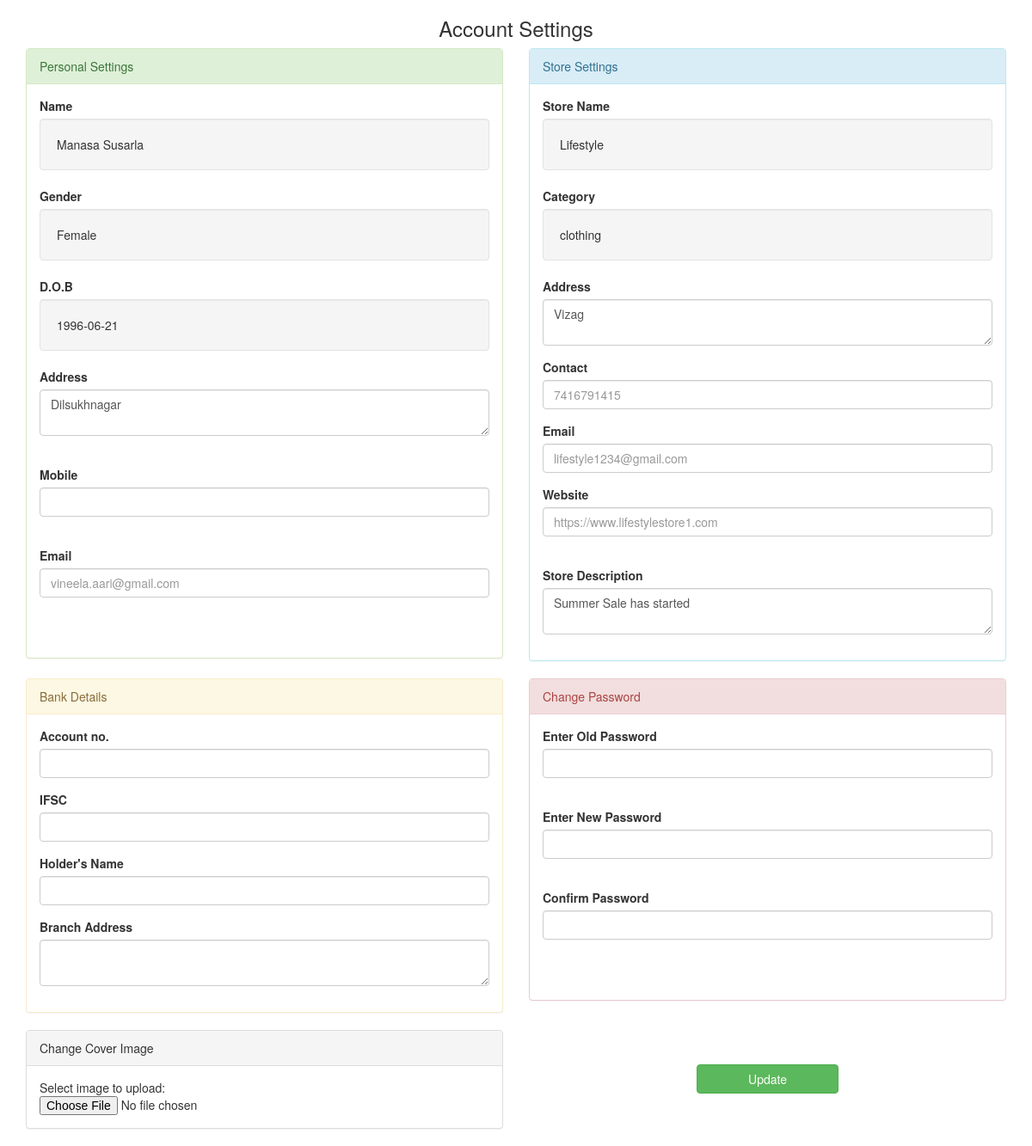
Screenshot of /seller_account.php (signed in) with the database file from the repository.
### tables this page shows
CREATE TABLE `seller_info` (
  `sellerid` int(11) NOT NULL AUTO_INCREMENT,
  `ownername` varchar(80) NOT NULL,
  `gender` varchar(6) NOT NULL,
  `dob` date NOT NULL,
  `address` text NOT NULL,
  `mobile` varchar(255) NOT NULL,
  `email` varchar(40) NOT NULL,
  `bank_details_filled` varchar(3) NOT NULL,
  PRIMARY KEY (`sellerid`),
  KEY `sellerid` (`sellerid`),
  KEY `sellerid_2` (`sellerid`)
);

CREATE TABLE `org_info` (
  `sellerid` int(11) NOT NULL AUTO_INCREMENT,
  `orgname` varchar(40) NOT NULL,
  `category` varchar(40) NOT NULL,
  `address` text NOT NULL,
  `contact` varchar(255) NOT NULL,
  `email` varchar(40) NOT NULL,
  `siteurl` text NOT NULL,
  `coverimage` text NOT NULL,
  `description` text NOT NULL,
  PRIMARY KEY (`sellerid`),
  KEY `sellerid` (`sellerid`)
);

### seller_account.php (the view, shortened to what this page needs)
<?php
	require ("includes/connect.php");
	if (isset($_SESSION['user_name'])) {
     $sellerid=$_SESSION['sellerid'];
$result = mysqli_query($con,"SELECT ownername , gender , dob , address , mobile , email  FROM seller_info WHERE sellerid ='".$sellerid."'");
$row=mysqli_fetch_array($result);
$ownername = $row['ownername'];
$gender = $row['gender'];
$dob = $row['dob'];
$address = $row['address'];
$mobile = $row['mobile'];
$email = $row['email'];
        $result1 = mysqli_query($con,"SELECT * FROM org_info WHERE sellerid ='".$sellerid."'");
        $row1= mysqli_fetch_array($result1);
        $orgname = $row1['orgname'];
$category = $row1['category'];
$contact = $row1['contact'];
$orgaddress = $row1['address'];
$orgemail= $row1['email'];
$siteurl=$row1['siteurl'];
$description=$row1['description'];
        }
?>
 <!DOCTYPE html>
 <html>
 <head>
  <link rel="stylesheet" href="https://maxcdn.bootstrapcdn.com/bootstrap/3.3.7/css/bootstrap.min.css">
  </head>
 <body>
<center><h3>Account Settings</h3></center>
<div class="container">
		<form id = "update" action="seller_account.php" method="POST" enctype="multipart/form-data">
				<div class="row">
					<div class="col-md-6 ">
			  			<div class="panel panel-success">
					      <div class="panel-heading">Personal Settings</div>
					      <div class="panel-body">
					      		<div class="form-group">
								    <label>Name</label>
								    <div class="well"><?php echo $ownername; ?></div>
								</div>
								<div class="form-group">
									<label>Gender</label><br>
								    <div class="well"><?php echo $gender; ?></div>
								</div>
								<div class="form-group">
								    <label>D.O.B</label>
								    <div class="well"><?php echo $dob; ?></div>
								</div>
								<div class="form-group">
								    <label>Address</label>
								    <textarea class="form-control"  name="sell_address"  ><?php echo $address; ?></textarea>
								</div><br>
								<div class="form-group">
								    <label>Mobile</label>
								    <input type="text" class="form-control" name = "mobile" placeholder="<?php echo $mobile;?>">
								</div><br>
								<div class="form-group">
								    <label>Email</label>
								    <input type="email" class="form-control" name = "owner_email" placeholder="<?php echo $email; ?>">
								</div>
								<br><br>
					      </div>
					    </div>
			  		</div>
			  		<div class="col-md-6 ">
			  			<div class="panel panel-info">
					      <div class="panel-heading">Store Settings</div>
					      <div class="panel-body">
					      	<div class="form-group">
								    <label>Store Name</label>
								    <div class="well"><?php echo $orgname; ?></div>
								</div>
								<div class="form-group">
									<label>Category</label>
								    <div class="well"><?php echo $category; ?></div>
								</div>
								<div class="form-group">
								    <label>Address</label>
								    <textarea class="form-control"  name = "org_address"  ><?php echo $orgaddress; ?></textarea>
								</div>
								<div class="form-group">
								    <label>Contact</label>
								    <input type="text" class="form-control" name = "contact" placeholder="<?php echo $contact;?>">
								</div>
								<div class="form-group">
								    <label>Email</label>
								    <input type="email" class="form-control" name = "org_email" placeholder="<?php echo $orgemail; ?>">
								</div>
								<div class="form-group">
								    <label>Website</label>
								    <input type="url" class="form-control" name = "website" placeholder="<?php echo $siteurl; ?>">
								</div><br>
								<div class="form-group">
								    <label>Store Description</label>
								     <textarea class="form-control"  name="org_description"  ><?php echo $description; ?></textarea>
								</div>
					      </div>
					    </div>
			  		</div>
			  	</div>
			  	<div class="row">
					<div class="col-md-6 ">
			  			<div class="panel panel-warning">
					      <div class="panel-heading">Bank Details</div>
					      <div class="panel-body">
					      	<div class="form-group">
								    <label>Account no.</label>
								    <input type="text" class="form-control" name="acc_no" placeholder="">
							</div>
							<div class="form-group">
								    <label>IFSC</label>
								    <input type="text" class="form-control" name="ifsc" placeholder="">
							</div>
							<div class="form-group">
								    <label>Holder's Name</label>
								    <input type="text" class="form-control" name="holder_name" placeholder="">
							</div>
							<div class="form-group">
								    <label>Branch Address</label>
								    <textarea class="form-control"  name="branch_address"  ></textarea>
							</div>
					      </div>
					    </div>
			  		</div>
			  		<div class="col-md-6 ">
			  			<div class="panel panel-danger">
					      <div class="panel-heading">Change Password</div>
					      <div class="panel-body">
					      	<div class="form-group">
								    <label>Enter Old Password</label>
								    <input type="password" class="form-control" name="old_password" placeholder="">
							</div><br>
							<div class="form-group">
								    <label>Enter New Password</label>
								    <input type="password" class="form-control" name="new_password" placeholder="">
							</div><br>
							<div class="form-group">
								    <label>Confirm Password</label>
								    <input type="password" class="form-control" name="confirm_password" placeholder="">
							</div>
							<br><br>
					      </div>
					    </div>
			  		</div>
			  	</div>
			  	<div class="row">
					<div class="col-md-6">
						<div class="panel panel-default">
							<div class="panel-heading">Change Cover Image </div>
						      <div class="panel-body">
                                                <div>
                                             Select image to upload:<input type="file" name="image">
                                               </div>
						      </div>
					    </div>
					</div>
					<br><br>
					<div class=" col-md-offset-2 col-md-2">
				 <input type="submit" class="btn btn-block btn-success " value="Update" name="update">
				 </div>
			  	</div>
		</form>
	</div>
 </body>
 </html>

### rows the page displays
seller_info: ownername "Manasa Susarla", gender "Female", dob "1996-06-21", sell_address "Dilsukhnagar", owner_email "vineela.aari@gmail.com"
org_info: orgname "Lifestyle", category "clothing", org_address "Vizag", contact "7416791415", org_email "lifestyle1234@gmail.com", website "https://www.lifestylestore1.com", org_description "Summer Sale has started"
